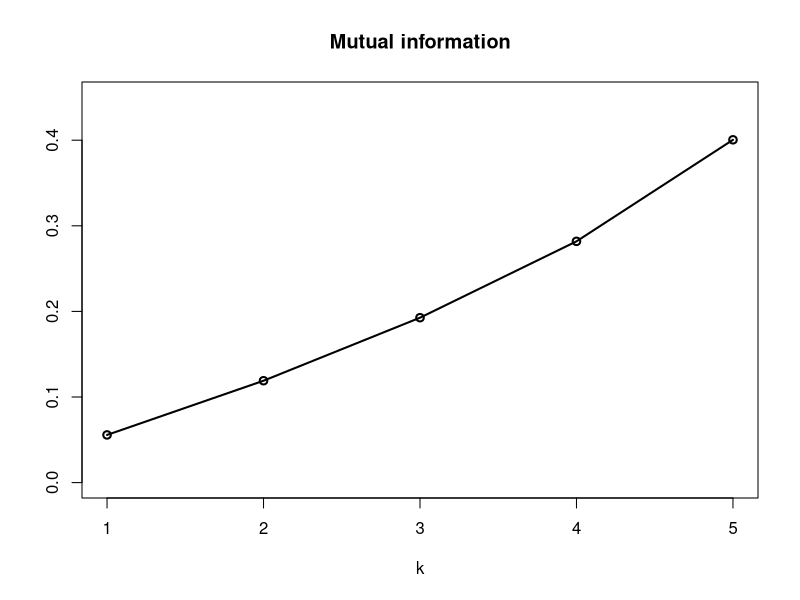
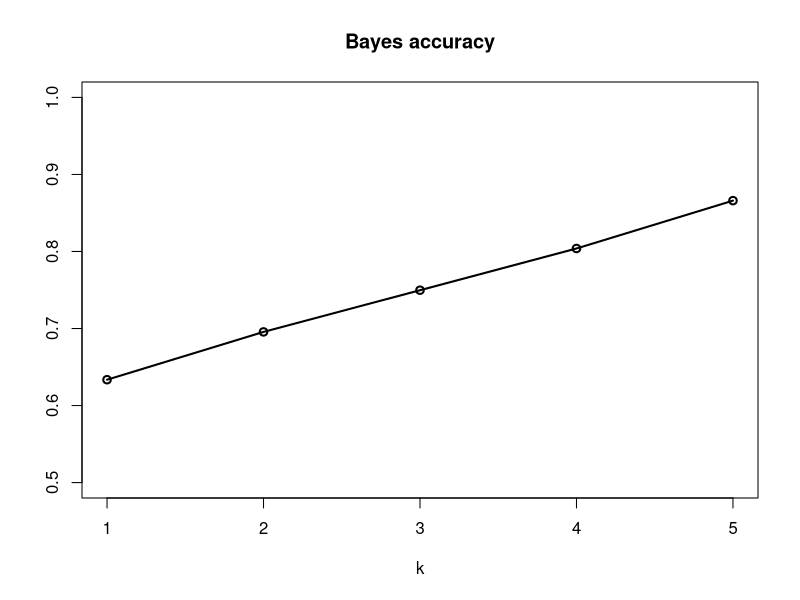

Here is the R script that generated these plots, in order:
library(pracma)
p <- 6
n <- 1000

X <- randn(n, p)
z <- (rowSums(X) > 0) + 0

ngrid <- qnorm(seq(0.001, 0.999, by = 0.001))
mis <- numeric()
cas <- numeric()
for (i in 1:5) {
  vfrac <- sqrt(i/(p-i))
  ps <- pnorm(vfrac * ngrid)
  ce <- -mean(ps * log(ps) + (1-ps) * log(1-ps))
  mis[i] <- log(2) - ce
  cas[i] <- mean(pmax(ps, 1-ps))
}

plot(mis, type = "o", xlab = "k", ylab = "", lwd = 2,
     main = "Mutual information", ylim = c(0, 0.45))
plot(cas, type = "o", xlab = "k", ylab = "", lwd = 2,
     main = "Bayes accuracy", ylim = c(0.5, 1))
